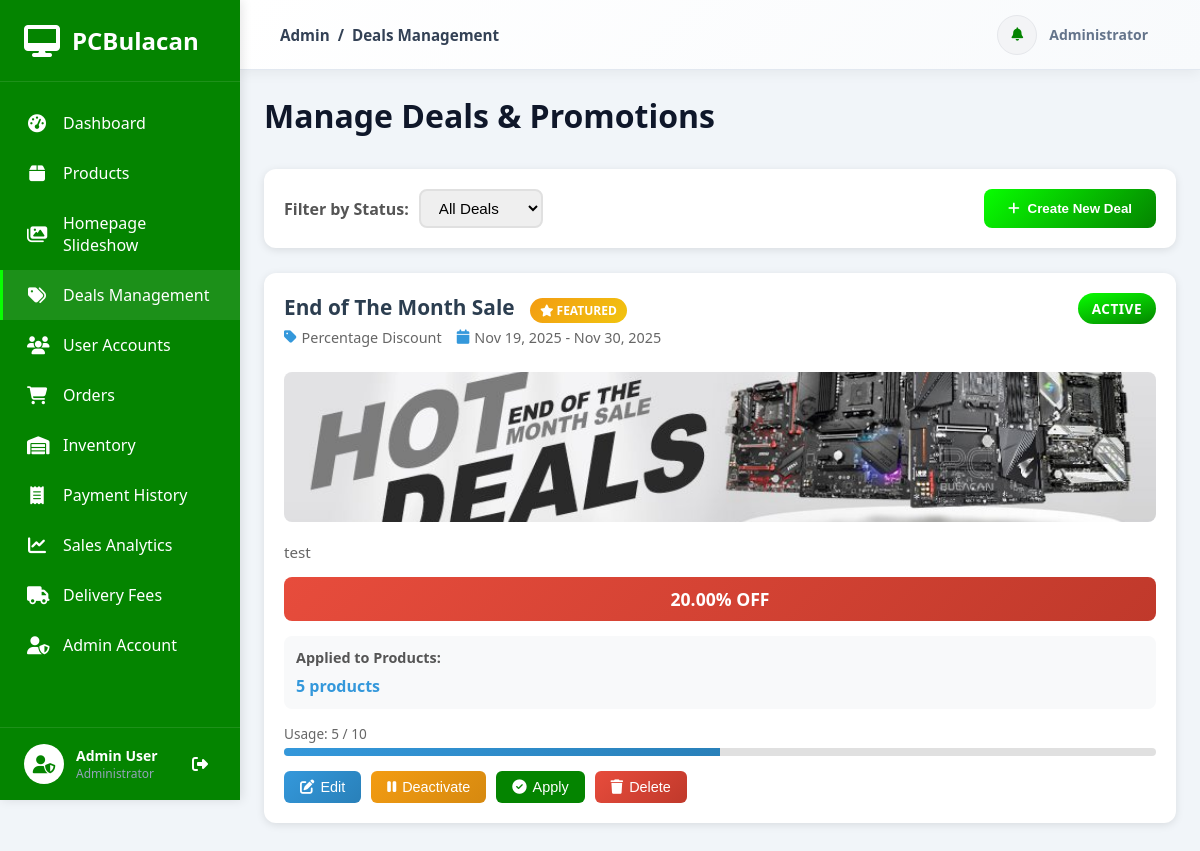
/dashboard/deals/ (signed in), run on the app's committed database.
### accounts/models.py (models this page shows, shortened)
class User(AbstractUser):
    username = None
    email = models.EmailField(_('email address'), unique=True)
    phone = models.CharField(max_length=20, blank=True, null=True)
    address = models.TextField(blank=True, null=True)
    city = models.CharField(max_length=100, blank=True, null=True)
    state = models.CharField(max_length=100, blank=True, null=True)
    zip_code = models.CharField(max_length=10, blank=True, null=True)
    profile_picture = models.ImageField(upload_to='profile_pictures/', blank=True, null=True)
    USERNAME_FIELD = 'email'
    REQUIRED_FIELDS = ['first_name', 'last_name']
    objects = UserManager()
    class Meta:
        db_table = 'accounts_user'
        verbose_name = 'User'
        verbose_name_plural = 'Users'
        ordering = ['-date_joined']
    def get_full_name(self):
        full_name = f'{self.first_name} {self.last_name}'
        return full_name.strip()

### products/models.py (models this page shows, shortened)
class Deal(models.Model):
    DEAL_TYPE_CHOICES = [
        ('percentage', 'Percentage Discount'),
    ]
    STATUS_CHOICES = [
        ('draft', 'Draft'),
        ('active', 'Active'),
        ('scheduled', 'Scheduled'),
        ('expired', 'Expired'),
    ]
    title = models.CharField(max_length=200)
    description = models.TextField(blank=True)
    deal_type = models.CharField(max_length=20, choices=DEAL_TYPE_CHOICES, default='percentage')
    discount_percentage = models.DecimalField(max_digits=5, decimal_places=2,
                                             help_text="Percentage discount (0-100)")
    discount_amount = models.DecimalField(max_digits=10, decimal_places=2, blank=True, null=True,
                                         help_text="Fixed amount discount (deprecated)")
    products = models.ManyToManyField(Product, related_name='deals', blank=True)
    start_date = models.DateTimeField()
    end_date = models.DateTimeField()
    is_featured = models.BooleanField(default=False, help_text="Show in featured deals section")
    status = models.CharField(max_length=20, choices=STATUS_CHOICES, default='draft')
    max_uses = models.PositiveIntegerField(blank=True, null=True, help_text="Maximum number of times this deal can be used")
    current_uses = models.PositiveIntegerField(default=0)
    banner_image = models.ImageField(upload_to='deals/', blank=True, null=True)
    badge_text = models.CharField(max_length=50, blank=True, help_text="Custom badge text (e.g., 'HOT DEAL')")
    created_at = models.DateTimeField(auto_now_add=True)
    updated_at = models.DateTimeField(auto_now=True)
    created_by = models.ForeignKey(settings.AUTH_USER_MODEL, on_delete=models.SET_NULL, null=True, related_name='created_deals')
    class Meta:
        ordering = ['-created_at']
        verbose_name = 'Deal'
        verbose_name_plural = 'Deals'
    def get_discount_display(self):
        if self.discount_percentage:
            return f"{self.discount_percentage}% OFF"
        return "Special Offer"

### dashboard/views.py (the view)
# urls.py: path('deals/', views.manage_deals, name='manage_deals'),
@staff_member_required
def manage_deals(request):
    from products.models import Deal, Product
    from django.utils import timezone
    deals = Deal.objects.all().order_by('-created_at')
    now = timezone.now()
    for deal in deals:
        if deal.status == 'scheduled' and deal.start_date <= now:
            if deal.end_date >= now:
                deal.status = 'active'
                deal.save()
            else:
                deal.status = 'expired'
                deal.save()
        elif deal.status == 'active' and deal.end_date < now:
            deal.status = 'expired'
            deal.save()
    status_filter = request.GET.get('status')
    if status_filter:
        deals = deals.filter(status=status_filter)
    products = Product.objects.filter(is_active=True).order_by('name')
    context = {
        'deals': deals,
        'products': products,
        'status_filter': status_filter,
    }
    return render(request, 'dashboard/manage_deals_modal.html', context)

### templates/dashboard/manage_deals_modal.html (shortened to what this page needs)
{% extends 'admin_base.html' %}
{% load static %}
{% block content %}
{% include 'includes/admin_sidebar.html' %}
<div class="admin-content">
    {% include 'includes/admin_header.html' with page_title="Deals Management" %}
    <div class="dashboard-wrapper">
        <div class="dashboard-header-section" style="margin-bottom: 2rem;">
            <h1 class="dashboard-title">Manage Deals & Promotions</h1>
        </div>
    <div class="filter-bar">
        <div class="filter-group">
            <label for="statusFilter" style="font-weight: 600; color: #555;">Filter by Status:</label>
            <select id="statusFilter" class="filter-select" onchange="filterDeals()">
                <option value="">All Deals</option>
            </select>
        </div>
        <button type="button" class="add-deal-btn" onclick="openAddDealModal()">
            <i class="fas fa-plus"></i>
            Create New Deal
        </button>
    </div>
    {% if deals %}
        <div class="row">
            {% for deal in deals %}
            <div class="col-lg-6 col-xl-4">
                <div class="deal-card">
                    <div class="deal-header">
                        <div>
                            <h3 class="deal-title">
                                {{ deal.title }}
                                {% if deal.is_featured %}
                                <span class="deal-badge">
                                    <i class="fas fa-star"></i> Featured
                                </span>
                                {% endif %}
                            </h3>
                            <div class="deal-meta">
                                <span class="deal-meta-item">
                                    <i class="fas fa-tag"></i>
                                    {{ deal.get_deal_type_display }}
                                </span>
                                <span class="deal-meta-item">
                                    <i class="fas fa-calendar"></i>
                                    {{ deal.start_date|date:"M d, Y" }} - {{ deal.end_date|date:"M d, Y" }}
                                </span>
                            </div>
                        </div>
                        <span class="status-badge {{ deal.status }}">
                            {{ deal.status }}
                        </span>
                    </div>
                    {% if deal.banner_image %}
                    <img src="{{ deal.banner_image.url }}" alt="{{ deal.title }}" class="deal-banner">
                    {% endif %}
                    {% if deal.description %}
                    <p style="color: #666; font-size: 0.95rem; margin-bottom: 15px;">{{ deal.description|truncatewords:20 }}</p>
                    {% endif %}
                    <div class="deal-discount">
                        {{ deal.get_discount_display }}
                    </div>
                    <div class="deal-products">
                        <div class="deal-products-title">Applied to Products:</div>
                        <span class="deal-products-count">{{ deal.products.count }} product{{ deal.products.count|pluralize }}</span>
                    </div>
                    {% if deal.max_uses %}
                    <div class="usage-progress">
                        <div class="usage-text">
                            Usage: {{ deal.current_uses }} / {{ deal.max_uses }}
                        </div>
                        <div class="progress">
                            <div class="progress-bar" style="width: {% widthratio deal.current_uses deal.max_uses 100 %}%"></div>
                        </div>
                    </div>
                    {% endif %}
                    <div class="deal-actions" style="margin-top: 15px;">
                        <button type="button" class="btn-deal btn-deal-primary" onclick="openEditDealModal({{ deal.id }})">
                            <i class="fas fa-edit"></i>
                            Edit
                        </button>
                        <form method="POST" action="{% url 'dashboard:toggle_deal_status' deal.id %}" style="display: inline;" onsubmit="return confirm('Toggle deal status?');">
                            {% if deal.status == 'active' %}
                            <button type="submit" class="btn-deal btn-deal-warning">
                                <i class="fas fa-pause"></i>
                                Deactivate
                            </button>
                            {% elif deal.status == 'draft' %}
                            <button type="submit" class="btn-deal btn-deal-success">
                                <i class="fas fa-play"></i>
                                Activate
                            </button>
                            {% endif %}
                        </form>
                        <form method="POST" action="{% url 'dashboard:apply_deal' deal.id %}" style="display: inline;" onsubmit="return confirm('Apply this deal to all selected products?');">
                            <button type="submit" class="btn-deal btn-deal-success">
                                <i class="fas fa-check-circle"></i>
                                Apply
                            </button>
                        </form>
                        <form method="POST" action="{% url 'dashboard:delete_deal' deal.id %}" style="display: inline;" onsubmit="return confirm('Are you sure you want to delete this deal?');">
                            <button type="submit" class="btn-deal btn-deal-danger">
                                <i class="fas fa-trash"></i>
                                Delete
                            </button>
                        </form>
                    </div>
                </div>
            </div>
            {% endfor %}
        </div>
    {% endif %}
</div>
    </div>
</div>
{% endblock %}

### templates/includes/admin_sidebar.html (shortened to what this page needs)
{% load static %}
<nav class="admin-sidebar">
    <div class="sidebar-header">
        <div class="logo">
            <i class="fas fa-desktop" style="color: white;"></i>
            <span>PCBulacan</span>
        </div>
    </div>
    <div class="sidebar-menu">
        <a href="{% url 'dashboard:home' %}" class="menu-item {% if request.resolver_match.url_name == 'home' %}active{% endif %}">
            <i class="fas fa-tachometer-alt"></i>
            <span>Dashboard</span>
        </a>
        <a href="{% url 'dashboard:manage_products' %}" class="menu-item ">
            <i class="fas fa-box"></i>
            <span>Products</span>
        </a>
        <a href="{% url 'dashboard:manage_slideshow' %}" class="menu-item {% if request.resolver_match.url_name == 'manage_slideshow' %}active{% endif %}">
            <i class="fas fa-images"></i>
            <span>Homepage Slideshow</span>
        </a>
        <a href="{% url 'dashboard:manage_deals' %}" class="menu-item {% if request.resolver_match.url_name == 'manage_deals' or request.resolver_match.url_name == 'add_deal' or request.resolver_match.url_name == 'edit_deal' %}active{% endif %}">
            <i class="fas fa-tags"></i>
            <span>Deals Management</span>
        </a>
        <a href="{% url 'dashboard:manage_users' %}" class="menu-item {% if request.resolver_match.url_name == 'manage_users' %}active{% endif %}">
            <i class="fas fa-users"></i>
            <span>User Accounts</span>
        </a>
        <a href="{% url 'dashboard:manage_orders' %}" class="menu-item {% if request.resolver_match.url_name == 'manage_orders' %}active{% endif %}">
            <i class="fas fa-shopping-cart"></i>
            <span>Orders</span>
        </a>
        <a href="{% url 'dashboard:inventory_management' %}" class="menu-item {% if request.resolver_match.url_name == 'inventory_management' %}active{% endif %}">
            <i class="fas fa-warehouse"></i>
            <span>Inventory</span>
        </a>
        <a href="{% url 'dashboard:payment_history' %}" class="menu-item {% if request.resolver_match.url_name == 'payment_history' %}active{% endif %}">
            <i class="fas fa-receipt"></i>
            <span>Payment History</span>
        </a>
        <a href="{% url 'dashboard:sales_analytics' %}" class="menu-item {% if request.resolver_match.url_name == 'sales_analytics' %}active{% endif %}">
            <i class="fas fa-chart-line"></i>
            <span>Sales Analytics</span>
        </a>
        <a href="{% url 'dashboard:manage_delivery_fees' %}" class="menu-item {% if request.resolver_match.url_name == 'manage_delivery_fees' %}active{% endif %}">
            <i class="fas fa-truck"></i>
            <span>Delivery Fees</span>
        </a>
        <a href="{% url 'dashboard:admin_account' %}" class="menu-item {% if request.resolver_match.url_name == 'admin_account' %}active{% endif %}">
            <i class="fas fa-user-shield"></i>
            <span>Admin Account</span>
        </a>
    </div>
    <div class="sidebar-footer">
        <div class="user-info">
            <div class="user-avatar">
                <i class="fas fa-user-shield" style="color: #048400;"></i>
            </div>
            <div class="user-details">
                <div class="user-name">{{ user.get_full_name }}</div>
                <div class="user-role">Administrator</div>
            </div>
        </div>
        <a href="{% url 'accounts:logout' %}" class="logout-btn" title="Logout">
            <i class="fas fa-sign-out-alt" style="color: white;"></i>
        </a>
    </div>
</nav>

### data on the page
User: get_full_name "Admin User"
Deal: title "End of The Month Sale", is_featured True (drawn), deal_type "Percentage Discount", start_date "Nov 19, 2025", end_date "Nov 30, 2025", status "ACTIVE", banner_image (picture), description "test", discount "20.00% OFF", products.count "5", current_uses "5", max_uses "10", shows "Deactivate"

### other printed values
{{ page_title|default:"Dashboard" }} "Deals Management"
